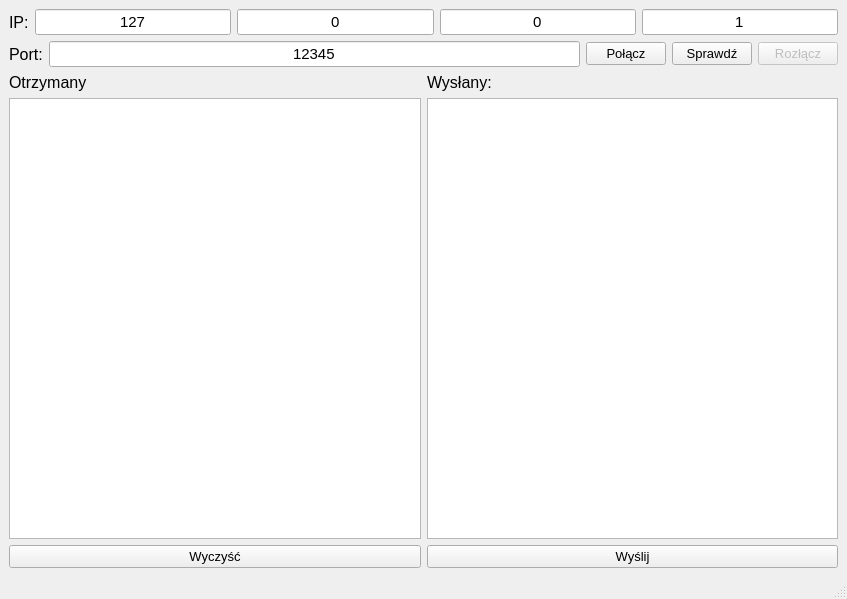
<?xml version="1.0" encoding="UTF-8"?>
<ui version="4.0">
 <class>ClientMW</class>
 <widget class="QMainWindow" name="ClientMW">
  <property name="geometry">
   <rect>
    <x>0</x>
    <y>0</y>
    <width>847</width>
    <height>599</height>
   </rect>
  </property>
  <property name="font">
   <font>
    <pointsize>10</pointsize>
   </font>
  </property>
  <property name="windowTitle">
   <string>ClientMW</string>
  </property>
  <widget class="QWidget" name="centralwidget">
   <layout class="QGridLayout" name="gridLayout_3">
    <item row="0" column="0">
     <layout class="QGridLayout" name="gridLayout_2">
      <item row="0" column="0">
       <layout class="QHBoxLayout" name="horizontalLayout">
        <item>
         <widget class="QLabel" name="label">
          <property name="font">
           <font>
            <pointsize>12</pointsize>
           </font>
          </property>
          <property name="text">
           <string>IP:</string>
          </property>
         </widget>
        </item>
        <item>
         <widget class="QLineEdit" name="adr0Edit">
          <property name="font">
           <font>
            <pointsize>11</pointsize>
           </font>
          </property>
          <property name="text">
           <string>127</string>
          </property>
          <property name="alignment">
           <set>Qt::AlignmentFlag::AlignCenter</set>
          </property>
         </widget>
        </item>
        <item>
         <widget class="QLineEdit" name="adr1Edit">
          <property name="font">
           <font>
            <pointsize>11</pointsize>
           </font>
          </property>
          <property name="text">
           <string>0</string>
          </property>
          <property name="alignment">
           <set>Qt::AlignmentFlag::AlignCenter</set>
          </property>
         </widget>
        </item>
        <item>
         <widget class="QLineEdit" name="adr2Edit">
          <property name="font">
           <font>
            <pointsize>11</pointsize>
           </font>
          </property>
          <property name="text">
           <string>0</string>
          </property>
          <property name="alignment">
           <set>Qt::AlignmentFlag::AlignCenter</set>
          </property>
         </widget>
        </item>
        <item>
         <widget class="QLineEdit" name="adr3Edit">
          <property name="font">
           <font>
            <pointsize>11</pointsize>
           </font>
          </property>
          <property name="text">
           <string>1</string>
          </property>
          <property name="alignment">
           <set>Qt::AlignmentFlag::AlignCenter</set>
          </property>
         </widget>
        </item>
       </layout>
      </item>
      <item row="1" column="0">
       <layout class="QHBoxLayout" name="horizontalLayout_2">
        <item>
         <widget class="QLabel" name="label_2">
          <property name="font">
           <font>
            <pointsize>12</pointsize>
           </font>
          </property>
          <property name="text">
           <string>Port:</string>
          </property>
         </widget>
        </item>
        <item>
         <widget class="QLineEdit" name="portEdit">
          <property name="font">
           <font>
            <pointsize>11</pointsize>
           </font>
          </property>
          <property name="text">
           <string>12345</string>
          </property>
          <property name="alignment">
           <set>Qt::AlignmentFlag::AlignCenter</set>
          </property>
         </widget>
        </item>
        <item>
         <widget class="QPushButton" name="connectBut">
          <property name="text">
           <string>Połącz</string>
          </property>
         </widget>
        </item>
        <item>
         <widget class="QPushButton" name="chkBut">
          <property name="text">
           <string>Sprawdź</string>
          </property>
         </widget>
        </item>
        <item>
         <widget class="QPushButton" name="disconnectBut">
          <property name="enabled">
           <bool>false</bool>
          </property>
          <property name="text">
           <string>Rozłącz</string>
          </property>
         </widget>
        </item>
       </layout>
      </item>
     </layout>
    </item>
    <item row="1" column="0">
     <layout class="QGridLayout" name="gridLayout">
      <item row="0" column="0">
       <layout class="QVBoxLayout" name="verticalLayout">
        <item>
         <widget class="QLabel" name="label_4">
          <property name="font">
           <font>
            <pointsize>12</pointsize>
           </font>
          </property>
          <property name="text">
           <string>Otrzymany</string>
          </property>
         </widget>
        </item>
        <item>
         <widget class="QTextEdit" name="reciveText">
          <property name="readOnly">
           <bool>true</bool>
          </property>
         </widget>
        </item>
        <item>
         <widget class="QPushButton" name="clrBut">
          <property name="text">
           <string>Wyczyść</string>
          </property>
         </widget>
        </item>
       </layout>
      </item>
      <item row="0" column="1">
       <layout class="QVBoxLayout" name="verticalLayout_2">
        <item>
         <widget class="QLabel" name="label_3">
          <property name="font">
           <font>
            <pointsize>12</pointsize>
           </font>
          </property>
          <property name="text">
           <string>Wysłany:</string>
          </property>
         </widget>
        </item>
        <item>
         <widget class="QTextEdit" name="sendText"/>
        </item>
        <item>
         <widget class="QPushButton" name="sendBut">
          <property name="text">
           <string>Wyślij</string>
          </property>
         </widget>
        </item>
       </layout>
      </item>
     </layout>
    </item>
   </layout>
  </widget>
  <widget class="QStatusBar" name="statusbar"/>
  <widget class="QMenuBar" name="menubar">
   <property name="geometry">
    <rect>
     <x>0</x>
     <y>0</y>
     <width>847</width>
     <height>37</height>
    </rect>
   </property>
  </widget>
 </widget>
 <resources/>
 <connections/>
</ui>
